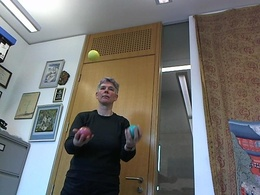
%> input picture images/00000006.jpg, 260 x 195 px, shrunk from 640 x 480 before the run
$ octave adapt.m   (GNU Octave 9; MATLAB toolbox functions it lacks are replaced by stand-ins)
%> lines starting %> are read from the running program, lines starting %| are printed output that depends on the picture; in (x1, y1, x2, y2) boxes, pixels count from 0 and x2, y2 are one past the last pixel; in counts of white or black regions, pixels touching at a corner belong together; the program's own positions count from 1
N=100;
Constant=12;

    image = double(imread('images/00000006.jpg','jpg'));
    bg = double(imread('background.jpg','jpg'));
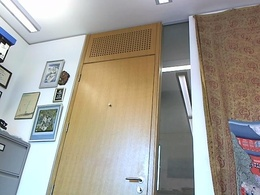
%> input picture background.jpg, 260 x 195 px, shrunk from 640 x 480 before the run
    inimage = image-bg;
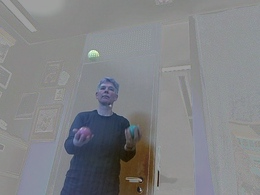
%> inimage: size 195x260x3 double; mean R, G, B -47.1, -44.9, -40.3; drawn with min black and max white
    [H,W] = size(inimage);
%> H = 195; W = 780
    outimage = zeros(H,W);
    N2 = floor(N/2);
    for i = 1+N2 : H-N2
      for j = 1+N2 : W-N2
        % extract subimage
        subimage = inimage(i-N2:i+N2,j-N2:j+N2);
        threshold = mean(mean(subimage)) - Constant;
        if inimage(i,j) < threshold
         outimage(i,j) = 1;
        else
         outimage(i,j) = 0;
        end
      end
    end
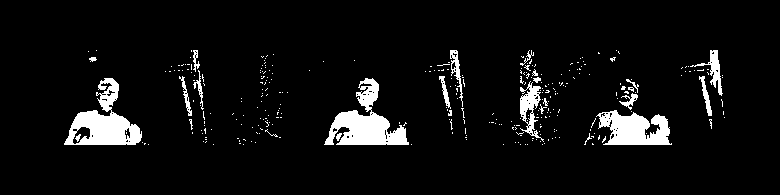
%> outimage: size 195x780 double; values 0 (black) and 1 (white), 6.2% white; 311 white regions (289 under 20 px), largest, box (x1, y1, x2, y2) and area: (324, 78, 409, 145) 2379, (64, 78, 142, 145) 2274, (596, 110, 672, 145) 1740

  figure(3)
 % colormap(gray)
  imshow(outimage)


% [9 lines of commented-out code are left out]
